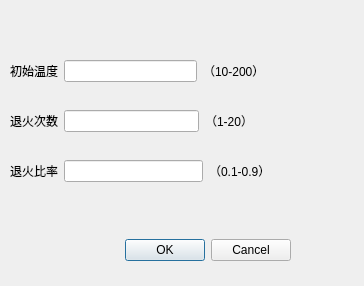
<?xml version="1.0" encoding="UTF-8"?>
<ui version="4.0">
 <class>Dialog</class>
 <widget class="QDialog" name="Dialog">
  <property name="geometry">
   <rect>
    <x>0</x>
    <y>0</y>
    <width>364</width>
    <height>286</height>
   </rect>
  </property>
  <property name="windowTitle">
   <string>Dialog</string>
  </property>
  <widget class="QDialogButtonBox" name="buttonBox">
   <property name="geometry">
    <rect>
     <x>110</x>
     <y>230</y>
     <width>181</width>
     <height>41</height>
    </rect>
   </property>
   <property name="orientation">
    <enum>Qt::Horizontal</enum>
   </property>
   <property name="standardButtons">
    <set>QDialogButtonBox::Cancel|QDialogButtonBox::Ok</set>
   </property>
  </widget>
  <widget class="QWidget" name="layoutWidget">
   <property name="geometry">
    <rect>
     <x>10</x>
     <y>60</y>
     <width>255</width>
     <height>22</height>
    </rect>
   </property>
   <layout class="QHBoxLayout" name="horizontalLayout">
    <item>
     <widget class="QLabel" name="label">
      <property name="text">
       <string>初始温度</string>
      </property>
     </widget>
    </item>
    <item>
     <widget class="QLineEdit" name="lineEdit"/>
    </item>
    <item>
     <widget class="QLabel" name="label_3">
      <property name="text">
       <string>（10-200）</string>
      </property>
     </widget>
    </item>
   </layout>
  </widget>
  <widget class="QWidget" name="layoutWidget">
   <property name="geometry">
    <rect>
     <x>10</x>
     <y>110</y>
     <width>243</width>
     <height>22</height>
    </rect>
   </property>
   <layout class="QHBoxLayout" name="horizontalLayout_2">
    <item>
     <widget class="QLabel" name="label_2">
      <property name="text">
       <string>退火次数</string>
      </property>
     </widget>
    </item>
    <item>
     <widget class="QLineEdit" name="lineEdit_2"/>
    </item>
    <item>
     <widget class="QLabel" name="label_4">
      <property name="text">
       <string>（1-20）</string>
      </property>
     </widget>
    </item>
   </layout>
  </widget>
  <widget class="QWidget" name="layoutWidget">
   <property name="geometry">
    <rect>
     <x>10</x>
     <y>160</y>
     <width>261</width>
     <height>22</height>
    </rect>
   </property>
   <layout class="QHBoxLayout" name="horizontalLayout_3">
    <item>
     <widget class="QLabel" name="label_5">
      <property name="text">
       <string>退火比率</string>
      </property>
     </widget>
    </item>
    <item>
     <widget class="QLineEdit" name="lineEdit_3"/>
    </item>
    <item>
     <widget class="QLabel" name="label_6">
      <property name="text">
       <string>（0.1-0.9）</string>
      </property>
     </widget>
    </item>
   </layout>
  </widget>
 </widget>
 <resources/>
 <connections>
  <connection>
   <sender>buttonBox</sender>
   <signal>accepted()</signal>
   <receiver>Dialog</receiver>
   <slot>accept()</slot>
   <hints>
    <hint type="sourcelabel">
     <x>248</x>
     <y>254</y>
    </hint>
    <hint type="destinationlabel">
     <x>157</x>
     <y>274</y>
    </hint>
   </hints>
  </connection>
  <connection>
   <sender>buttonBox</sender>
   <signal>rejected()</signal>
   <receiver>Dialog</receiver>
   <slot>reject()</slot>
   <hints>
    <hint type="sourcelabel">
     <x>316</x>
     <y>260</y>
    </hint>
    <hint type="destinationlabel">
     <x>286</x>
     <y>274</y>
    </hint>
   </hints>
  </connection>
 </connections>
</ui>
